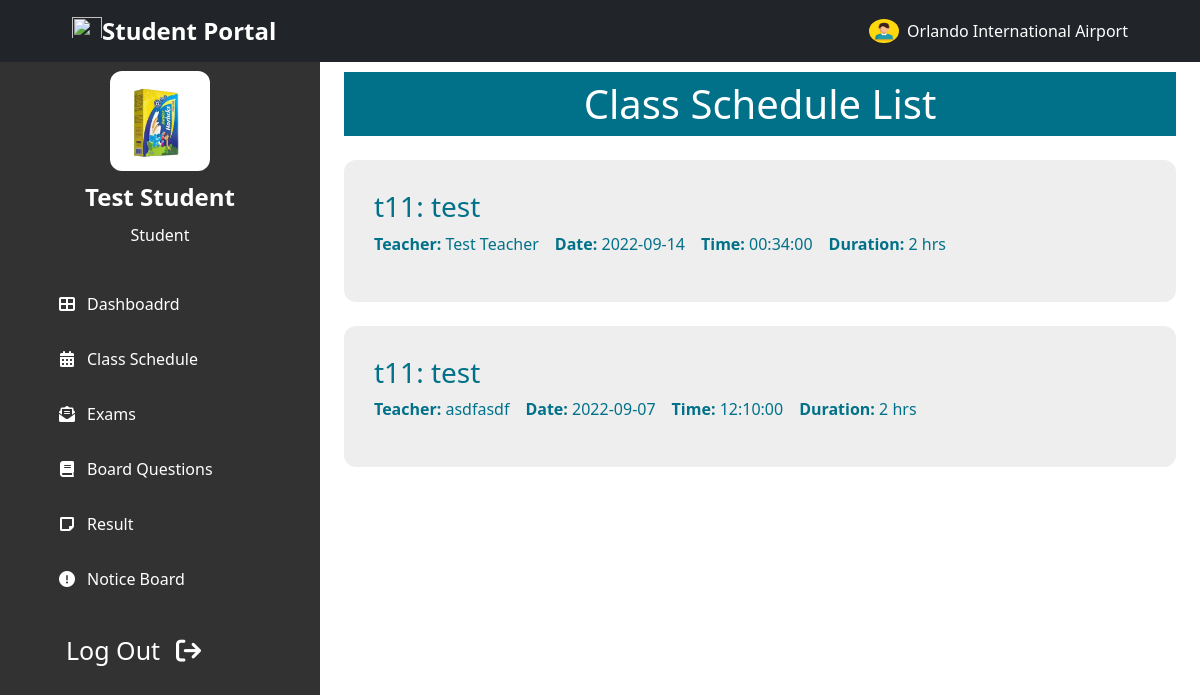
/student/student_schedule.php (signed in), run on an earlier commit of the app's database.
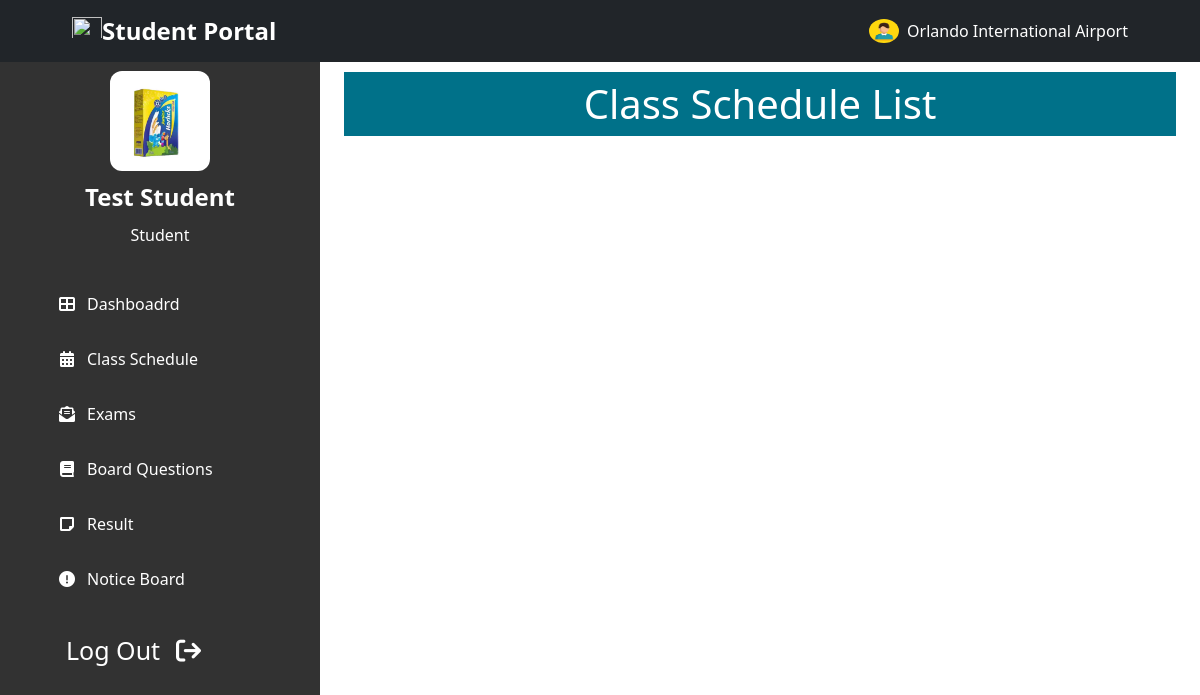
And on a later commit of the database.
### tables this page shows
CREATE TABLE `Std_schedule` (
  `id` int NOT NULL,
  `std_id` int NOT NULL,
  `course_id` int NOT NULL,
  `shdl_id` int NOT NULL,
  `semester` int NOT NULL,
  `updated_at` timestamp NOT NULL DEFAULT CURRENT_TIMESTAMP ON UPDATE CURRENT_TIMESTAMP,
  `created_at` timestamp NOT NULL DEFAULT CURRENT_TIMESTAMP
);

CREATE TABLE `Courses` (
  `id` int NOT NULL,
  `course_name` varchar(100) NOT NULL,
  `course_code` varchar(10) NOT NULL,
  `credits` int NOT NULL,
  `semester` int NOT NULL,
  `year` int NOT NULL,
  `duration` int NOT NULL,
  `updated_at` timestamp NOT NULL DEFAULT CURRENT_TIMESTAMP ON UPDATE CURRENT_TIMESTAMP,
  `created_at` timestamp NOT NULL DEFAULT CURRENT_TIMESTAMP
);

CREATE TABLE `Teachers` (
  `id` int NOT NULL,
  `name` varchar(100) NOT NULL,
  `father` varchar(100) NOT NULL,
  `mother` varchar(100) NOT NULL,
  `image` varchar(255) DEFAULT NULL,
  `nid` bigint DEFAULT NULL,
  `birthreg` bigint DEFAULT NULL,
  `tchr_id` int NOT NULL,
  `gender` varchar(10) NOT NULL,
  `blood` varchar(5) DEFAULT NULL,
  `religion` varchar(20) DEFAULT NULL,
  `present_addr` text NOT NULL,
  `parma_addr` text NOT NULL,
  `phone` varchar(15) NOT NULL,
  `email` varchar(100) NOT NULL,
  `interests` text,
  `updated_at` timestamp NOT NULL DEFAULT CURRENT_TIMESTAMP ON UPDATE CURRENT_TIMESTAMP,
  `created_at` timestamp NOT NULL DEFAULT CURRENT_TIMESTAMP
);

CREATE TABLE `Schedule` (
  `id` int NOT NULL,
  `course_id` int NOT NULL,
  `tchr_id` int NOT NULL,
  `date` date NOT NULL,
  `time` time NOT NULL,
  `duration` int NOT NULL,
  `updated_at` timestamp NOT NULL DEFAULT CURRENT_TIMESTAMP ON UPDATE CURRENT_TIMESTAMP,
  `created_at` timestamp NOT NULL DEFAULT CURRENT_TIMESTAMP
);

### student/backend/student_schedule.php (called while the page is built)
<?php
    $id = $_SESSION['id'];
    $sql    =   "SELECT `Std_schedule`.*, `Courses`.*, `Schedule`.*, `Teachers`.`id`,  `Teachers`.`name`,  `Teachers`.`tchr_id`
                FROM `Std_schedule` JOIN `Courses` JOIN `Schedule` JOIN `Teachers`
                WHERE `Std_schedule`.`course_id` = `Courses`.`id`
                AND `Std_schedule`.`shdl_id` = `Schedule`.`id`
                AND `Schedule`.`tchr_id` = `Teachers`.`tchr_id`
                AND `Std_schedule`.`std_id` = $id";
    $query  =   mysqli_query($conn, $sql);
    $shdl    =   mysqli_fetch_all($query, MYSQLI_ASSOC);
?>

### student/student_schedule.php (the view, shortened to what this page needs)
<!DOCTYPE html>
<html lang="en">
<?php
    include "student_head.php";
    include "backend/student_schedule.php";
?>
<body class="">
<?php include "../header_nav.php";?>
    <section class="header-container">
        <?php include "student_sidebar.php";?>
    </section>
    <section id="home-container"  class="home-container active-2">
        <div class="px-4 py-5 mt-4">
            <h1 class="common-background-2 p-2 text-center">Class Schedule List</h1>
            <?php
                if(!empty($shdl))
                {
                    foreach($shdl as $s)
                    {
            ?>
            <div class="my-4">
                <div class="common-card d-flex justify-content-between align-items-center">
                    <div>
                        <h3><?php echo $s['course_code'].': '.$s['course_name']; ?></h3>
                        <div class="d-flex flex-column flex-md-row">
                            <p class="pe-3">
                                <span class="fw-bold">Teacher:</span>
                                <?php echo $s['name']; ?>
                            </p>
                            <br>
                            <p class="pe-3">
                                <span class="fw-bold">Date:</span>
                                <?php echo $s['date']; ?>
                            </p>
                            <p class="pe-3">
                                <span class="fw-bold">Time:</span>
                                <?php echo $s['time']; ?>
                            </p>
                            <p class="pe-3">
                                <span class="fw-bold">Duration:</span>
                                <?php echo $s['duration']; ?> hrs
                            </p>
                        </div>
                    </div>
                </div>
            </div>
            <?php
                        }
                    }
            ?>
        </div>
    </section>
</body>
</html>

What changed in the data, as far as the page shows it:
no longer on this page (row edited): std_schedule: course.course_code "t11", course.course_name "test", teachers.name "Test Teacher", schedule.date "2022-09-14", schedule.time "00:34:00", schedule.duration "2"
no longer on this page (row edited): std_schedule: course.course_code "t11", course.course_name "test", teachers.name "asdfasdf", schedule.date "2022-09-07", schedule.time "12:10:00", schedule.duration "2"
